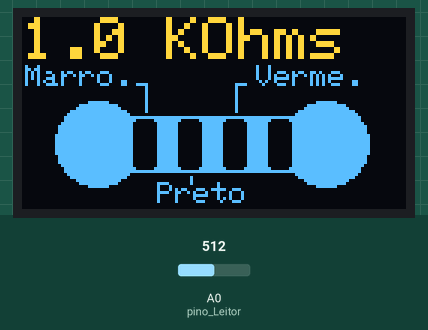
A sketch run on a simulated Arduino Uno, built with avr-gcc and run on an emulated ATmega328P. Shown: 128×64 one-colour display. The inputs (shaded band) are chosen by the test bench; at power-on: A0 (pino_Leitor) = 512. The OLED is the two-colour kind (top 16 rows yellow); what the sketch prints to the serial monitor is not drawn.

Above: at 1.6 s.
1.7 s: A0 (pino_Leitor) set to 1023
At 2.5 s:
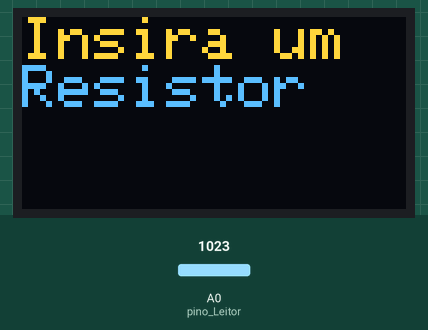
3.3 s: A0 (pino_Leitor) set to 990
At 5.8 s:
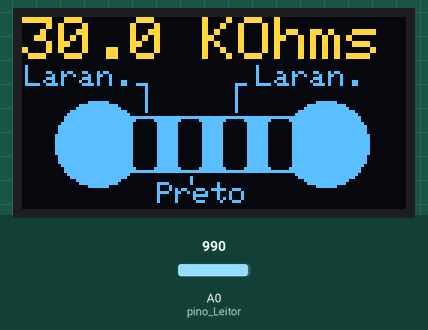
6.1 s: A0 (pino_Leitor) set to 1010
At 8.1 s:
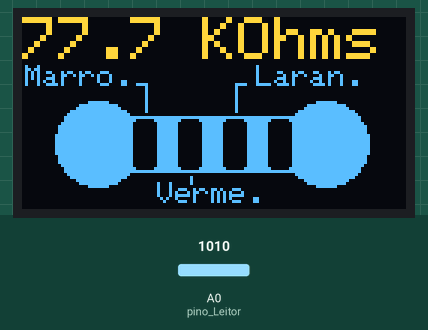
8.4 s: A0 (pino_Leitor) set to 900
At 9.5 s:
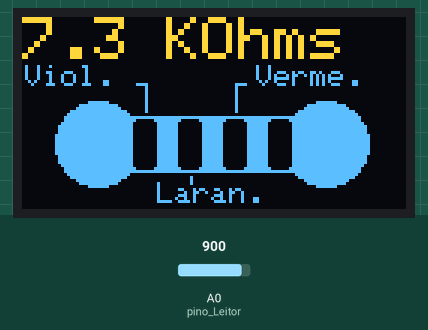
10.6 s: A0 (pino_Leitor) set to 716
At 11.8 s:
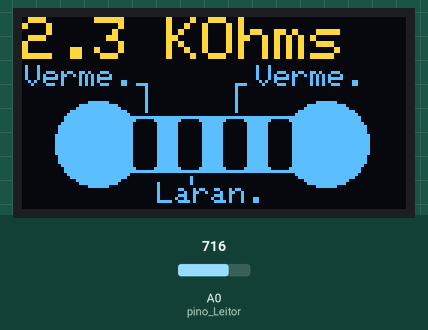
12.9 s: A0 (pino_Leitor) set to 511
At 14.2 s:
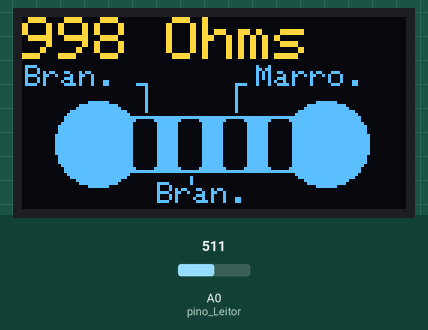
Timing chart, 0 to 15.9 s (numbered marks = the images above; inputs shaded):
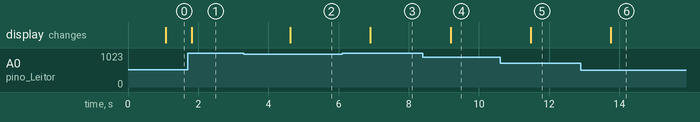

The sketch:

Ohm_metro.ino
```cpp
#include <Wire.h>
#include <Adafruit_GFX.h>
#include <Adafruit_SSD1306.h>

// --- Definições e Constantes ---
#define pino_Leitor A0             // Pino onde o ponto entre os resistores está conectado
const float Vref = 5.0;            // Tensão de referência do Arduino (normalmente 5V)
const float R_conhecido = 1000.0;  // Valor do resistor conhecido em ohms (1kΩ)
const char* TABELA_CORES[] = { "Preto", "Marro.", "Verme.", "Laran.", "Amare.", "Verde", "Azul", "Viol.", "Cinza", "Bran." };

Adafruit_SSD1306 display(128, 64, &Wire, -1);  // Display OLED 128x64

// --- Protótipos ---
void mostrarResultado(float mediaVout, float resistencia);
void desenharResistor();
void imprimirSerial(float mediaVout, float resistencia);
void configTexto(int tamanho, int x, int y);

// --- Variáveis Globais ---
float mediaVout = 0;

// --- Setup ---
void setup() {
  Serial.begin(9600);
  if (!display.begin(SSD1306_SWITCHCAPVCC, 0x3C)) {
    Serial.println(F("Falha ao inicializar o display SSD1306"));
    while (true)
      ;
  }
  display.setTextColor(WHITE);
  display.clearDisplay();
}

// --- Loop Principal ---
void loop() {
  display.clearDisplay();
  configTexto(2, 0, 0);

  // Faz a média de 100 leituras
  for (int i = 1; i < 100; i++) {
    int leituraADC = analogRead(pino_Leitor);
    float Vout = (leituraADC / 1023.0) * Vref;
    mediaVout = ((mediaVout + Vout) / 2);
    delay(10);

    if (mediaVout >= 4.995) {  // Analisa a presença de Resistor
      mediaVout = 0;
      display.println("Insira um Resistor");
      display.display();
      Serial.println("Erro: Vout igual ou maior que Vref");
      delay(500);
      return;
    }
  }

  float resistencia = R_conhecido * (mediaVout / (Vref - mediaVout));
  mostrarResultado(mediaVout, resistencia);

  display.display();  // Por final, Desenha a tela
  delay(100);         // Para evitar flicker e consumo excessivo
}

// --- Funções Auxiliares ---

void mostrarResultado(float mediaVout, float resistencia) {
  imprimirSerial(mediaVout, resistencia);

  // Mostra valor em KOhms ou Ohms
  if (resistencia > 1000) {
    float valorK = resistencia / 1000.0;
    display.println(String(valorK, 1) + " KOhms");
  } else {
    display.println(String(resistencia, 0) + " Ohms");
  }

  // Configura texto para as faixas do resistor
  configTexto(1, 1, 20);

  String valorStr = String((int)resistencia);
  int faixa1 = valorStr[0] - '0';                              // 1ª casa decimal
  int faixa2 = valorStr.length() > 1 ? valorStr[1] - '0' : 0;  // 2ª casa
  int multiplicador = valorStr.length() - 2;

  // Arredondamento simples
  if (valorStr.length() > 3 && (valorStr[2] - '0') >= 5) {
    faixa2 += 1;
    if (faixa2 >= 6) {
      faixa2 = 0;
      faixa1 += 1;
      if (faixa1 >= 6) {
        faixa1 = 1;
        multiplicador += 1;
      }
    }
  }

  desenharResistor();

  // Desenha as faixas e mostra as cores
  display.setCursor(1, 16);
  display.println(TABELA_CORES[faixa1]);

  display.setCursor(45, 55);
  display.println(TABELA_CORES[faixa2]);

  display.setCursor(78, 16);
  display.println(TABELA_CORES[multiplicador]);
}

void desenharResistor() {
  display.setTextSize(1);

  // Circuiferencias
  display.fillCircle(25, 42, 14, WHITE);
  display.fillCircle(101, 42, 14, WHITE);

  // Corpo retangular
  display.fillRect(22, 33, 85, 19, WHITE);

  // Faixas pretas (onde serão as cores)
  display.fillRoundRect(37, 34, 8, 17, 2, BLACK);
  display.fillRoundRect(52, 34, 8, 17, 2, BLACK);
  display.fillRoundRect(67, 34, 8, 17, 2, BLACK);
  display.fillRoundRect(82, 34, 8, 17, 2, BLACK);

  // Linhas de orientação
  display.drawLine(41, 31, 41, 22, WHITE);
  display.drawLine(40, 22, 38, 22, WHITE);
  display.drawLine(56, 55, 56, 53, WHITE);
  display.drawLine(71, 31, 71, 22, WHITE);
  display.drawLine(72, 22, 74, 22, WHITE);
}

void imprimirSerial(float mediaVout, float resistencia) {
  Serial.print("(Vout): ");
  Serial.print(mediaVout, 3);
  Serial.print(" V\t");
  Serial.print("(Resistor): ");
  Serial.print(resistencia, 1);
  Serial.println(" ohms");
}

void configTexto(int tamanho, int x, int y) {
  display.setTextSize(tamanho);
  display.setCursor(x, y);
}
```

Measured:
- after the input at 1.7 s, the display: changes after 0.12 s (image 1)
- after the input at 3.3 s, the display: changes after 1.3 s (image 2)
- after the input at 6.1 s, the display: changes after 0.81 s (image 3)
- after the input at 8.4 s, the display: changes after 0.79 s (image 4)
- after the input at 10.6 s, the display: changes after 0.87 s (image 5)
- after the input at 12.9 s, the display: changes after 0.86 s (image 6)
